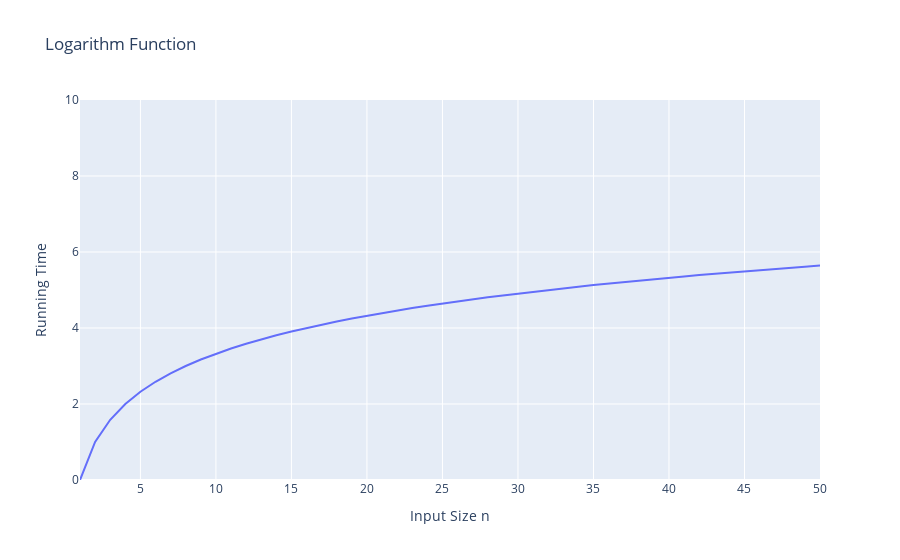

Notebook code cell kept with this figure:
### Markdown cell above
##### 2. Logarithm Function

$$f(n) = log_bn$$

&emsp; for some constant $b > 1$.

* The function is defined as follows:

<center>
$x = log_bn$ if and only if $b^x = n$
</center>
<br>
&emsp; &emsp; where $b$ is the base, $x$ is the exponent, and $n$ is the argument or more specifically for us the input size.

* Useful Logarithmic Identities: 
    
|Name|Identity|
|----|----|
|<center>Log of a Product Rule</center>|<center>$$log_b(ac) = log_ba + log_bc$$</center>|
|<center>Log of a Fraction Rule</center>|<center>$log_b(\frac{a}{c}) = log_ba - log_bc$</center>|
|<center>Log of a Power Rule</center>|<center>$log_b(a^c) = clog_ba$</center>|
|<center>Change of Base Rule</center>|<center>$log_ba = \frac{log_da}{log_db}$</center>|
|<center>Power of a Log Rule</center>|<center>$b^{log_da} = a^{log_db}$</center>|
|<center>Log of 0</center>|<center>$log_b0$ is undefined</center>|
|<center>Log of 1</center>|<center>$log_b1 = 0$</center>|

</center>

&emsp; &emsp; where $a > 0$, $b > 1$, $c > 0$, and $d > 1$

* The <font color=Red>most common base</font> for a logarithm in computer science is <font color=Red>$2$</font> for the following reasons:

&emsp; &emsp; 1. Computers store integers in binary

&emsp; &emsp; 2. A common operation in many algorithms is to repeatedly divide an input in half 
  
* So, if a <font color=Red>base for a logarithm is not specified</font>, we'll <font color=Red>assume the base is $2$</font>.

* Example of an algorithm that will run in logarithmic time: *binary search*

### Code cell
import plotly.graph_objects as go
import numpy as np

n = np.arange(1, 51, 1)
f = np.log2(n)

# Create figure
fig = go.Figure()

fig.add_trace(go.Scatter(x=n, y=f, mode="lines"))
              
fig.update_layout(
    title_text="Logarithm Function",
    xaxis=dict(title="Input Size n", range=[1, 50]),
    yaxis=dict(title="Running Time", range=[0, 10])
)

fig.show()

### Figure 1 — Plotly figure (JSON) as saved in the notebook; plotly's stock layout.template omitted (floating-point values rounded to 4 significant figures)
{"data": [{"mode": "lines", "type": "scatter", "x": [1, 2, 3, 4, 5, 6, 7, 8, 9, 10, 11, 12, 13, 14, 15, 16, 17, 18, 19, 20, 21, 22, 23, 24, 25, 26, 27, 28, 29, 30, 31, 32, 33, 34, 35, 36, 37, 38, 39, 40, 41, 42, 43, 44, 45, 46, 47, 48, 49, 50], "y": [0, 1, 1.585, 2, 2.322, 2.585, 2.807, 3, 3.17, 3.322, 3.459, 3.585, 3.7, 3.807, 3.907, 4, 4.087, 4.17, 4.248, 4.322, 4.392, 4.459, 4.524, 4.585, 4.644, 4.7, 4.755, 4.807, 4.858, 4.907, 4.954, 5, 5.044, 5.087, 5.129, 5.17, 5.209, 5.248, 5.285, 5.322, 5.358, 5.392, 5.426, 5.459, 5.492, 5.524, 5.555, 5.585, 5.615, 5.644]}], "layout": {"autosize": true, "title": {"text": "Logarithm Function"}, "xaxis": {"range": [1, 50], "title": {"text": "Input Size n"}, "type": "linear"}, "yaxis": {"range": [0, 10], "title": {"text": "Running Time"}, "type": "linear"}}}
